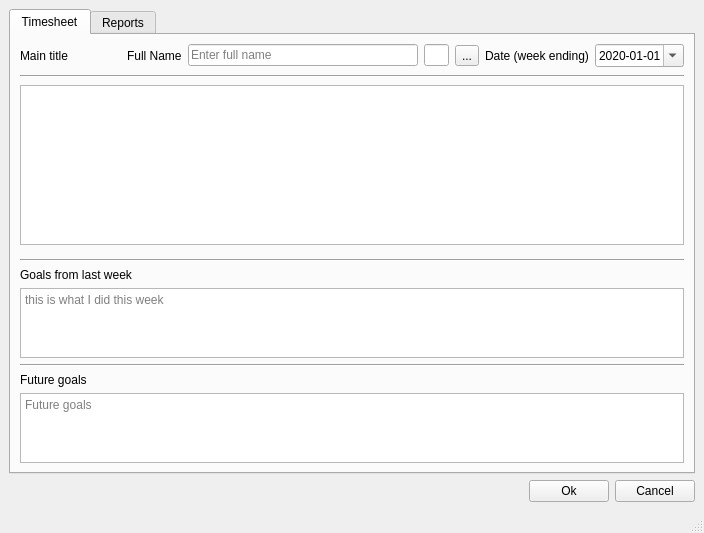
<?xml version="1.0" encoding="UTF-8"?>
<ui version="4.0">
 <class>MainWindow</class>
 <widget class="QMainWindow" name="MainWindow">
  <property name="geometry">
   <rect>
    <x>0</x>
    <y>0</y>
    <width>704</width>
    <height>533</height>
   </rect>
  </property>
  <property name="windowTitle">
   <string>Timesheet Entry</string>
  </property>
  <property name="windowFilePath">
   <string>window file path</string>
  </property>
  <widget class="QWidget" name="centralwidget">
   <layout class="QHBoxLayout" name="horizontalLayout_2">
    <item>
     <layout class="QVBoxLayout" name="verticalLayout_2">
      <item>
       <widget class="QTabWidget" name="tabWidget">
        <property name="whatsThis">
         <string/>
        </property>
        <property name="tabPosition">
         <enum>QTabWidget::North</enum>
        </property>
        <property name="tabShape">
         <enum>QTabWidget::Rounded</enum>
        </property>
        <property name="currentIndex">
         <number>0</number>
        </property>
        <property name="tabsClosable">
         <bool>false</bool>
        </property>
        <property name="movable">
         <bool>false</bool>
        </property>
        <widget class="QWidget" name="tab">
         <attribute name="title">
          <string>Timesheet</string>
         </attribute>
         <layout class="QHBoxLayout" name="horizontalLayout_4">
          <item>
           <layout class="QVBoxLayout" name="verticalLayout_3">
            <property name="sizeConstraint">
             <enum>QLayout::SetFixedSize</enum>
            </property>
            <item>
             <layout class="QHBoxLayout" name="horizontalLayout_3">
              <item>
               <widget class="QLabel" name="label">
                <property name="text">
                 <string>Main title</string>
                </property>
               </widget>
              </item>
              <item>
               <spacer name="horizontalSpacer_3">
                <property name="orientation">
                 <enum>Qt::Horizontal</enum>
                </property>
                <property name="sizeHint" stdset="0">
                 <size>
                  <width>40</width>
                  <height>20</height>
                 </size>
                </property>
               </spacer>
              </item>
              <item>
               <widget class="QLabel" name="label_2">
                <property name="text">
                 <string>Full Name</string>
                </property>
               </widget>
              </item>
              <item>
               <widget class="QLineEdit" name="fullname">
                <property name="sizePolicy">
                 <sizepolicy hsizetype="Maximum" vsizetype="Fixed">
                  <horstretch>10</horstretch>
                  <verstretch>0</verstretch>
                 </sizepolicy>
                </property>
                <property name="minimumSize">
                 <size>
                  <width>230</width>
                  <height>0</height>
                 </size>
                </property>
                <property name="statusTip">
                 <string>Enter full name as First Last</string>
                </property>
                <property name="inputMethodHints">
                 <set>Qt::ImhPreferUppercase|Qt::ImhUppercaseOnly</set>
                </property>
                <property name="readOnly">
                 <bool>true</bool>
                </property>
                <property name="placeholderText">
                 <string>Enter full name</string>
                </property>
               </widget>
              </item>
              <item>
               <widget class="QLineEdit" name="employee_id">
                <property name="maximumSize">
                 <size>
                  <width>25</width>
                  <height>16777215</height>
                 </size>
                </property>
                <property name="statusTip">
                 <string>employee ID</string>
                </property>
                <property name="inputMethodHints">
                 <set>Qt::ImhDigitsOnly</set>
                </property>
                <property name="maxLength">
                 <number>5</number>
                </property>
                <property name="readOnly">
                 <bool>false</bool>
                </property>
               </widget>
              </item>
              <item>
               <widget class="QToolButton" name="editNameButton">
                <property name="statusTip">
                 <string>Edit name</string>
                </property>
                <property name="text">
                 <string>...</string>
                </property>
                <property name="checkable">
                 <bool>false</bool>
                </property>
               </widget>
              </item>
              <item>
               <widget class="QLabel" name="label_3">
                <property name="text">
                 <string>Date (week ending)</string>
                </property>
               </widget>
              </item>
              <item>
               <widget class="QDateEdit" name="date_field">
                <property name="toolTip">
                 <string>Enter the Saturday date for end of week</string>
                </property>
                <property name="statusTip">
                 <string>This is a status tip</string>
                </property>
                <property name="displayFormat">
                 <string>yyyy-MM-dd</string>
                </property>
                <property name="calendarPopup">
                 <bool>true</bool>
                </property>
                <property name="date">
                 <date>
                  <year>2020</year>
                  <month>1</month>
                  <day>1</day>
                 </date>
                </property>
               </widget>
              </item>
             </layout>
            </item>
            <item>
             <widget class="Line" name="line">
              <property name="minimumSize">
               <size>
                <width>0</width>
                <height>6</height>
               </size>
              </property>
              <property name="orientation">
               <enum>Qt::Horizontal</enum>
              </property>
             </widget>
            </item>
            <item>
             <widget class="QTableView" name="tableView">
              <property name="cursor" stdset="0">
               <cursorShape>IBeamCursor</cursorShape>
              </property>
              <property name="showGrid">
               <bool>false</bool>
              </property>
              <property name="sortingEnabled">
               <bool>false</bool>
              </property>
              <property name="cornerButtonEnabled">
               <bool>false</bool>
              </property>
             </widget>
            </item>
            <item>
             <spacer name="verticalSpacer">
              <property name="orientation">
               <enum>Qt::Vertical</enum>
              </property>
              <property name="sizeHint" stdset="0">
               <size>
                <width>20</width>
                <height>40</height>
               </size>
              </property>
             </spacer>
            </item>
            <item>
             <widget class="Line" name="line_3">
              <property name="orientation">
               <enum>Qt::Horizontal</enum>
              </property>
             </widget>
            </item>
            <item>
             <widget class="QLabel" name="labelThisWeekGoals">
              <property name="text">
               <string>Goals from last week</string>
              </property>
             </widget>
            </item>
            <item>
             <widget class="QPlainTextEdit" name="goals1">
              <property name="maximumSize">
               <size>
                <width>16777215</width>
                <height>75</height>
               </size>
              </property>
              <property name="sizeAdjustPolicy">
               <enum>QAbstractScrollArea::AdjustToContents</enum>
              </property>
              <property name="tabChangesFocus">
               <bool>true</bool>
              </property>
              <property name="documentTitle">
               <string>doc title</string>
              </property>
              <property name="textInteractionFlags">
               <set>Qt::TextEditorInteraction</set>
              </property>
              <property name="placeholderText">
               <string>this is what I did this week</string>
              </property>
             </widget>
            </item>
            <item>
             <widget class="Line" name="line_2">
              <property name="orientation">
               <enum>Qt::Horizontal</enum>
              </property>
             </widget>
            </item>
            <item>
             <widget class="QLabel" name="labelFutureGoals">
              <property name="text">
               <string>Future goals</string>
              </property>
             </widget>
            </item>
            <item>
             <widget class="QPlainTextEdit" name="goals2">
              <property name="maximumSize">
               <size>
                <width>16777215</width>
                <height>75</height>
               </size>
              </property>
              <property name="sizeAdjustPolicy">
               <enum>QAbstractScrollArea::AdjustToContents</enum>
              </property>
              <property name="tabChangesFocus">
               <bool>true</bool>
              </property>
              <property name="documentTitle">
               <string>doc title</string>
              </property>
              <property name="placeholderText">
               <string>Future goals</string>
              </property>
             </widget>
            </item>
           </layout>
          </item>
         </layout>
        </widget>
        <widget class="QWidget" name="tab_2">
         <attribute name="title">
          <string>Reports</string>
         </attribute>
        </widget>
       </widget>
      </item>
      <item>
       <layout class="QHBoxLayout" name="horizontalLayout">
        <item>
         <spacer name="horizontalSpacer">
          <property name="orientation">
           <enum>Qt::Horizontal</enum>
          </property>
          <property name="sizeHint" stdset="0">
           <size>
            <width>40</width>
            <height>20</height>
           </size>
          </property>
         </spacer>
        </item>
        <item>
         <widget class="QPushButton" name="OK">
          <property name="text">
           <string>Ok</string>
          </property>
         </widget>
        </item>
        <item>
         <widget class="QPushButton" name="Cancel">
          <property name="text">
           <string>Cancel</string>
          </property>
         </widget>
        </item>
       </layout>
      </item>
     </layout>
    </item>
   </layout>
  </widget>
  <widget class="QMenuBar" name="menubar">
   <property name="geometry">
    <rect>
     <x>0</x>
     <y>0</y>
     <width>704</width>
     <height>21</height>
    </rect>
   </property>
  </widget>
  <widget class="QStatusBar" name="statusbar"/>
 </widget>
 <tabstops>
  <tabstop>employee_id</tabstop>
  <tabstop>date_field</tabstop>
  <tabstop>goals1</tabstop>
  <tabstop>goals2</tabstop>
  <tabstop>tabWidget</tabstop>
  <tabstop>editNameButton</tabstop>
  <tabstop>OK</tabstop>
  <tabstop>Cancel</tabstop>
  <tabstop>fullname</tabstop>
 </tabstops>
 <resources/>
 <connections/>
</ui>
